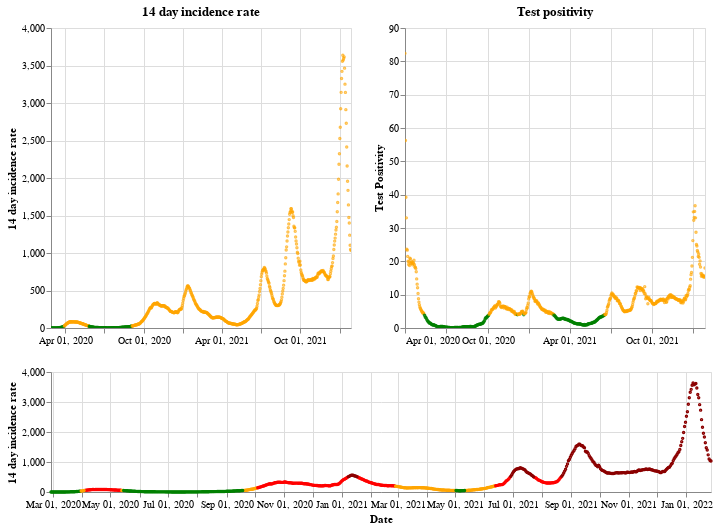

This figure's notebook cell:
### Markdown cell above
## Scotland

### Code cell
plot_traffic_light('Scotland')

### Figure 1 — Vega-Lite specification as saved in the notebook (floating-point values rounded to 4 significant figures; data arrays with more than 128 entries replaced by an {"elided": "..."} marker saying what was removed)
{"config": {"view": {"continuousWidth": 400, "continuousHeight": 300}}, "vconcat": [{"hconcat": [{"mark": {"type": "point", "size": 2}, "encoding": {"color": {"condition": {"value": "green", "test": "(datum.twoWeeklyCasesRate <= 25)"}, "value": "orange"}, "tooltip": [{"type": "nominal", "field": "areaName"}, {"type": "temporal", "field": "date"}, {"type": "quantitative", "field": "twoWeeklyCasesRate"}, {"type": "quantitative", "field": "testPositivity"}], "x": {"type": "temporal", "axis": {"title": ""}, "field": "date", "scale": {"domain": {"selection": "DateBrush"}}, "timeUnit": "yearmonthdate"}, "y": {"type": "quantitative", "axis": {"title": "14 day incidence rate"}, "field": "twoWeeklyCasesRate"}}, "title": "14 day incidence rate", "width": 300}, {"mark": {"type": "point", "size": 2}, "encoding": {"color": {"condition": {"value": "green", "test": "(datum.testPositivity <= 4)"}, "value": "orange"}, "tooltip": [{"type": "nominal", "field": "areaName"}, {"type": "temporal", "field": "date"}, {"type": "quantitative", "field": "twoWeeklyCasesRate"}, {"type": "quantitative", "field": "testPositivity"}], "x": {"type": "temporal", "axis": {"title": ""}, "field": "date", "scale": {"domain": {"selection": "DateBrush"}}, "timeUnit": "yearmonthdate"}, "y": {"type": "quantitative", "axis": {"title": "Test Positivity"}, "field": "testPositivity"}}, "title": "Test positivity", "width": 300}]}, {"layer": [{"mark": {"type": "point", "size": 2}, "encoding": {"color": {"condition": {"value": "orange", "test": "(((datum.testPositivity < 4) && (datum.twoWeeklyCasesRate >= 50)) && (datum.twoWeeklyCasesRate < 200))"}, "value": "red"}, "opacity": {"condition": {"value": 1, "test": "((datum.twoWeeklyCasesRate >= 50) && (datum.twoWeeklyCasesRate < 500))"}, "value": 0}, "tooltip": [{"type": "nominal", "field": "areaName"}, {"type": "temporal", "field": "date"}, {"type": "quantitative", "field": "twoWeeklyCasesRate"}, {"type": "quantitative", "field": "testPositivity"}], "x": {"type": "temporal", "axis": {"title": "Date"}, "field": "date", "timeUnit": "yearmonthdate"}, "y": {"type": "quantitative", "axis": {"title": "14 day incidence rate"}, "field": "twoWeeklyCasesRate"}}, "selection": {"DateBrush": {"type": "interval", "encodings": ["x"], "fields": ["Time"]}}}, {"mark": {"type": "point", "size": 2}, "encoding": {"color": {"value": "darkred"}, "opacity": {"condition": {"value": 1, "test": "(datum.twoWeeklyCasesRate >= 500)"}, "value": 0}, "tooltip": [{"type": "nominal", "field": "areaName"}, {"type": "temporal", "field": "date"}, {"type": "quantitative", "field": "twoWeeklyCasesRate"}, {"type": "quantitative", "field": "testPositivity"}], "x": {"type": "temporal", "axis": {"title": "Date"}, "field": "date", "timeUnit": "yearmonthdate"}, "y": {"type": "quantitative", "axis": {"title": "14 day incidence rate"}, "field": "twoWeeklyCasesRate"}}}, {"mark": {"type": "point", "size": 2}, "encoding": {"color": {"condition": {"value": "green", "test": "((datum.testPositivity < 4) && (datum.twoWeeklyCasesRate < 50))"}, "value": "orange"}, "opacity": {"condition": {"value": 1, "test": "(datum.twoWeeklyCasesRate < 50)"}, "value": 0}, "tooltip": [{"type": "nominal", "field": "areaName"}, {"type": "temporal", "field": "date"}, {"type": "quantitative", "field": "twoWeeklyCasesRate"}, {"type": "quantitative", "field": "testPositivity"}], "x": {"type": "temporal", "axis": {"title": "Date"}, "field": "date", "timeUnit": "yearmonthdate"}, "y": {"type": "quantitative", "axis": {"title": "14 day incidence rate"}, "field": "twoWeeklyCasesRate"}}}], "height": 120, "width": 660}], "data": {"name": "data-2139a1d1ec45e5e7f693a0e9f4894ec2"}, "$schema": "https://vega.github.io/schema/vega-lite/v4.8.1.json", "datasets": {"data-2139a1d1ec45e5e7f693a0e9f4894ec2": {"elided": "700 records"}}}
